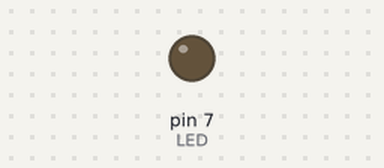
A sketch run on a simulated Arduino Uno, built with avr-gcc and run on an emulated ATmega328P. Parts: output pins drawn as LEDs (lit = HIGH).

Above: at 0.05 s.
At 0.45 s:
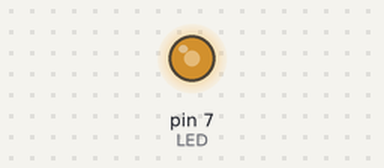
At 0.85 s:
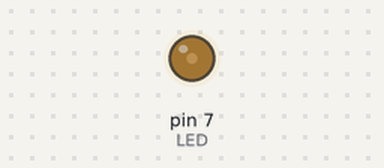
At 2.0 s:
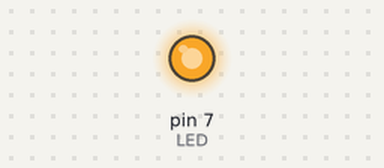
Timing chart, 0 to 4.7 s (numbered marks = the images above):
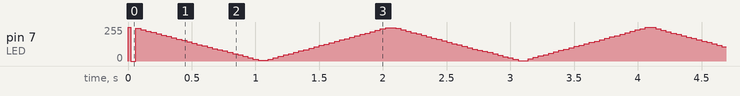

The sketch:

assn_06C1_10000us.ino
```cpp
#define LED 7
int period;
double on_time;
double off_time;


void setup() {
  // put your setup code here, to run once:
pinMode(LED,OUTPUT);
period=set_period(10000);
on_time,off_time=0;
}

void loop() {
 set_duty();
}


unsigned int set_period(unsigned int period){
  return period;
}


void set_duty(){
  for (int duty = 0 ; duty <= 100; duty+=1)  {
 on_time = (period/100)*duty;
 off_time = period - on_time;
  digitalWrite(LED,LOW);
  delayMicroseconds(on_time);
  digitalWrite(LED,HIGH);
  delayMicroseconds(off_time);
}
for (int duty = 100 ; duty >= 0; duty -= 1) {
 on_time = (period/100)*duty;
 off_time = period - on_time;
  digitalWrite(LED,LOW);
  delayMicroseconds(on_time);
  digitalWrite(LED,HIGH);
  delayMicroseconds(off_time);
 }
}
```
